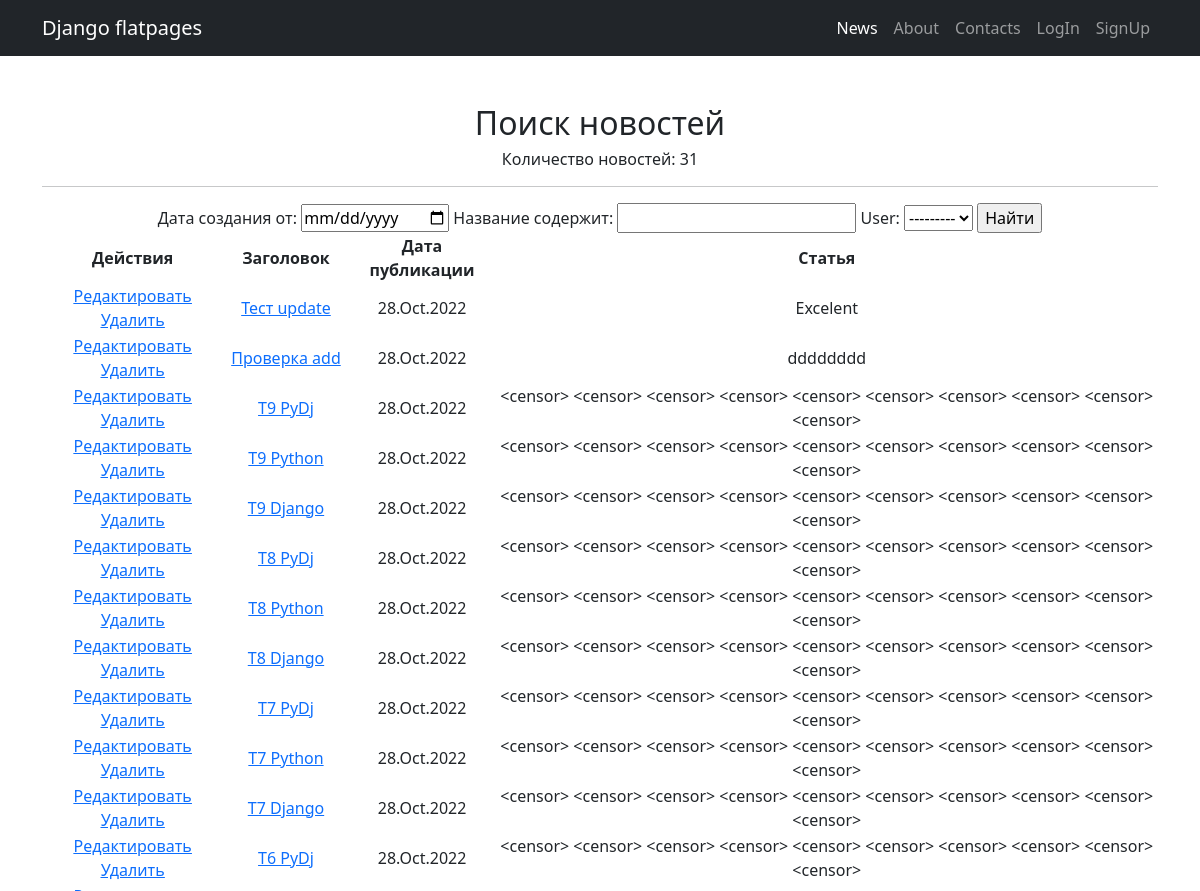
Before: /news/search (upper part) with the older database file.
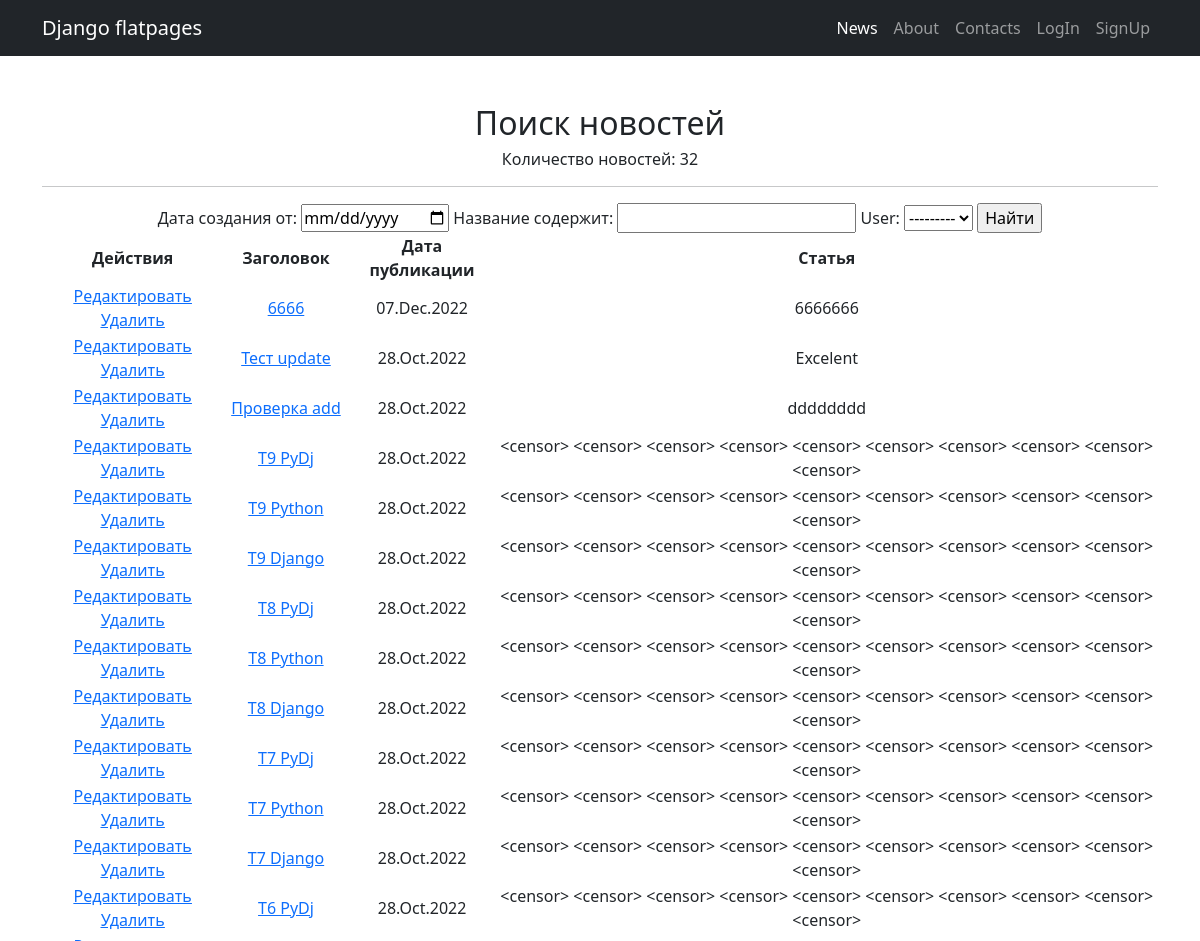
After: the same page with the newer database file.
### news/models.py (models this page shows, shortened)
class Post(models.Model):
    user = models.ForeignKey(Author, on_delete=models.CASCADE)
    news = 'nw'
    article = 'ar'
    POSITIONS = [
        (news, 'Новость'),
        (article, 'Статья'),
    ]
    view = models.CharField(max_length=2, choices=POSITIONS, default=article)
    title = models.CharField(max_length=255)
    rating = models.IntegerField(default=0)
    post = models.TextField()
    create_date = models.DateTimeField(auto_now_add=True)
    category = models.ManyToManyField(Category, through='PostCategory')

### news/views.py (the view)
# urls.py: path('search', PostSearch.as_view()),
class PostSearch(ListView):
    model = Post
    template_name = 'search.html'
    context_object_name = 'posts'
    queryset = Post.objects.order_by('-create_date')
    paginate_by = 10
    def get_context_data(self, **kwargs):
        context = super().get_context_data(**kwargs)
        context['filter'] = PostFilter(self.request.GET, queryset=self.get_queryset())
        return context

### news/models.py (called while the page is built)
    def __str__(self):
        return self.user.username

### news/templatetags/custom_filters.py (called while the page is built)
@register.filter(name='censor')
def censor(value):
    words = value.split()
    count = 0
    while count < len(words):
        if "test" in words[count].lower():
            words[count] = "<censor>"
        count += 1
    return " ".join(words)

### templates/search.html (shortened to what this page needs)
{% extends 'default.html' %}
{% load custom_filters %}
{% block content %}
<h2>Поиск новостей</h2>
<h6>Количество новостей: {{ filter.qs | length }}</h6>
<hr>
    <form method="GET">
        {{ filter.form }}
        <input type="submit" value="Найти">
    </form>
    {% if filter.qs %}
        <table>
            <thead>
                <th>Действия</th>
                <th>
                    Заголовок
                </th>
                <th>
                    Дата публикации
                </th>
                <th>
                    Статья
                </th>
            </thead>
        {% for post in filter.qs %}
            <tr>
                <td>
                    <a href="{% url 'post_update' post.id %}"><u> Редактировать </u></a>
                    <a href="{% url 'post_delete' post.id %}"><u> Удалить </u></a>
                </td>
                <td>
                    <a href="{% url 'post_detail' post.id %}">{{ post.title|censor }}</a>
                </td>
                <td>
                    {{ post.create_date|date:'d.M.Y' }}
                </td>
                <td>
                    {{ post.post|truncatechars:50|censor }}
                </td>
            </tr>
        {% endfor %}
        </table>
    {% else %}
        <h2>Новостей нет!</h2>
    {% endif %}
{% endblock content %}

Changed rows visible on the page:
added Post: title|censor "6666", create_date "07.Dec.2022", post|censor "6666666"
Other visible differences:
{{ filter.qs | length }}: "31" → "32"
